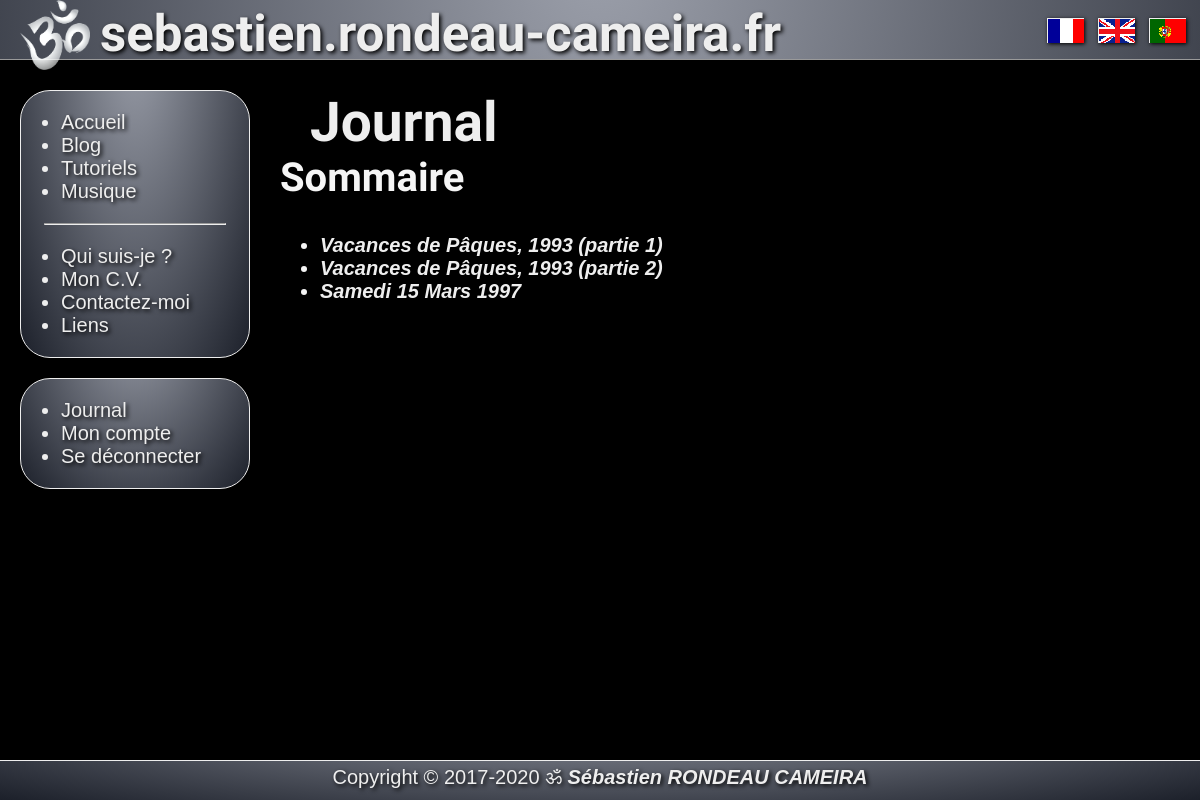
The app's page /?page=diary (signed in) with its own data.
### tables this page shows
CREATE TABLE IF NOT EXISTS `pages_fr` (
`page_id` int(11) NOT NULL,
  `page_slug` varchar(11) NOT NULL,
  `page_title` varchar(50) NOT NULL,
  `page_content` longtext NOT NULL
);

CREATE TABLE IF NOT EXISTS `diary` (
`diary_id` int(11) NOT NULL,
  `diary_date` timestamp NOT NULL DEFAULT CURRENT_TIMESTAMP,
  `diary_slug` varchar(6) NOT NULL,
  `diary_title` varchar(255) NOT NULL,
  `diary_content` longtext NOT NULL
);

### public_html/index.php (called while the page is built, shortened)
<?php
    require './includes/inc_gestion_lang.php';
    if (!empty($_GET['page'])) {
        $slug = $_GET['page'];
    }
    else {
        $slug = "home";
        $og_type = "website";
    }
    $pages = new Pages();
    if($lang == 'en') {
        $page = $pages->findEn($slug);
    } elseif($lang == 'pt') {
        $page = $pages->findPt($slug);
    } else {
        $page = $pages->findFr($slug);
    }
    $title = $page['page_title'];
    require './includes/inc_head.php';
    require './includes/inc_header.php';
    require './includes/inc_page_'.$slug.'.php';
    require './includes/inc_footer.php';

### public_html/App/Db.php (called while the page is built, shortened)
<?php
abstract class Db
{
    protected static $_instance = null;
    public static function getInstance()
    {
        if(self::$_instance === null)
        {
            self::$_instance = new PDO
            (
                'mysql:host=localhost;dbname=sebastien;charset=utf8',
                'sebastien',
                '6spCeWFu8smHKY51',
                [
                    PDO::ATTR_ERRMODE => PDO::ERRMODE_EXCEPTION,
                    PDO::ATTR_DEFAULT_FETCH_MODE => PDO::FETCH_ASSOC
                ]
            );
        }
        return self::$_instance;
    }
    public function __construct()
    {
        $this->pdo = Db::getInstance();
    }
}

### public_html/App/Classes/Pages.php (called while the page is built, shortened)
<?php
class Pages extends Db
{
    public function findFr(string $slug)
    {
        $sql = "SELECT
        `page_id`,
        `page_slug`,
        `page_title`,
        `page_content`
        FROM `pages_fr`
        WHERE `page_slug` = :page_slug";
        $stmt = $this->pdo->prepare($sql);
        $stmt->bindValue(
            ':page_slug',
            $slug
        );
        if($stmt->execute())
        {
            $result = $stmt->fetch();
        }
        return $result;
    }
}

### public_html/App/Classes/Diaries.php (called while the page is built, shortened)
<?php
class Diaries extends Db
{
    public function findAll()
    {
        $sql = "SELECT
        `diary_id`,
        `diary_date`,
        `diary_slug`,
        `diary_title`,
        `diary_content`
        FROM `diary`";
        $stmt = $this->pdo->prepare($sql);
        if($stmt->execute())
        {
            $result = $stmt->fetchAll();
        }
        return $result;
    }
}

### public_html/includes/inc_page_diary.php (the view, shortened to what this page needs)
        <article>
            <div class="title"><?php echo $title; ?></div>
            <div class="article">
<?php
    $diaries = new Diaries();
    $pages = $diaries->findAll();
?>
                <h1>Sommaire</h1>
                <ul>
<?php foreach($pages as $page) { ?>
                    <li><a href="/diary/?page=<?php echo $page['diary_id']; ?>"><?php echo $page['diary_title']; ?></a></li>
<?php } ?>
                </ul>
            </div>
            <div id="fleche-droite"><a href="/diary/"><img src="/images/pixel.gif" alt="Page Suivante"></a></div>
        </article>

### records on screen
pages_fr: page_title "Journal"
diary: diary_title "Vacances de Pâques, 1993 (partie 1)"
diary: diary_title "Vacances de Pâques, 1993 (partie 2)"
diary: diary_title "Samedi 15 Mars 1997"
